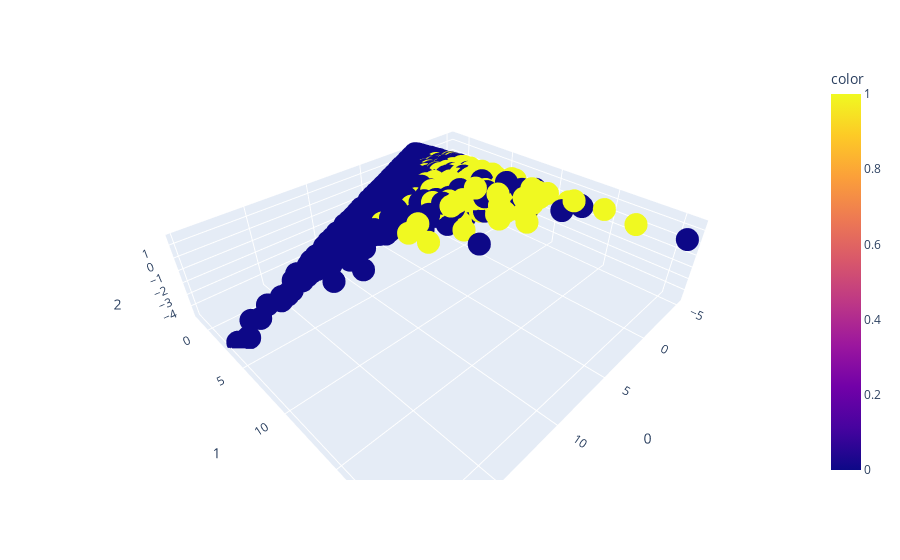

The code cell stored with this chart in its notebook:
### Code cell
# plot the data using plotly
import plotly.express as px
fig = px.scatter_3d(x_train_pca_3d, x=0, y=1, z=2, color=y_train)
fig.show()

### Figure 1 — Plotly figure (JSON) as saved in the notebook; plotly's stock layout.template omitted (floating-point values rounded to 4 significant figures; data arrays with more than 128 entries replaced by an {"elided": "..."} marker saying what was removed)
{"data": [{"hovertemplate": "0=%{x}<br>1=%{y}<br>2=%{z}<br>color=%{marker.color}<extra></extra>", "legendgroup": "", "marker": {"color": {"elided": "24476 int values"}, "coloraxis": "coloraxis", "symbol": "circle"}, "mode": "markers", "name": "", "scene": "scene", "showlegend": false, "type": "scatter3d", "x": {"elided": "24476 float values"}, "y": {"elided": "24476 float values"}, "z": {"elided": "24476 float values"}}], "layout": {"coloraxis": {"colorbar": {"title": {"text": "color"}}, "colorscale": [[0, "#0d0887"], [0.1111, "#46039f"], [0.2222, "#7201a8"], [0.3333, "#9c179e"], [0.4444, "#bd3786"], [0.5556, "#d8576b"], [0.6667, "#ed7953"], [0.7778, "#fb9f3a"], [0.8889, "#fdca26"], [1, "#f0f921"]]}, "legend": {"tracegroupgap": 0}, "margin": {"t": 60}, "scene": {"domain": {"x": [0, 1], "y": [0, 1]}, "xaxis": {"title": {"text": "0"}}, "yaxis": {"title": {"text": "1"}}, "zaxis": {"title": {"text": "2"}}}}}
